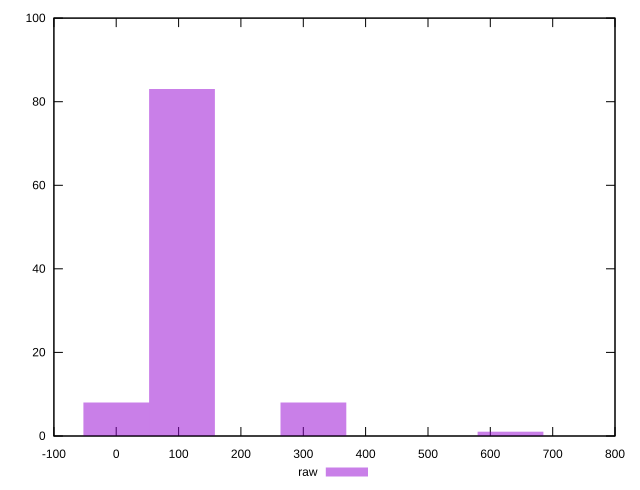

Generate this figure with gnuplot:
reset
set terminal svg size 640, 490 enhanced background rgb 'white'
set output "reprap/unused-css-rules/samples/pages/raw/histogram.svg"

$raw <<EOF
316.17025106959176 8
105.39008368986391 83
0 8
632.3405021391835 1
EOF

set key outside below
set boxwidth 105.39008368986391
set yrange [0:100]
set style fill transparent solid 0.5 noborder

plot \
  $raw title "raw" with boxes, \


reset
